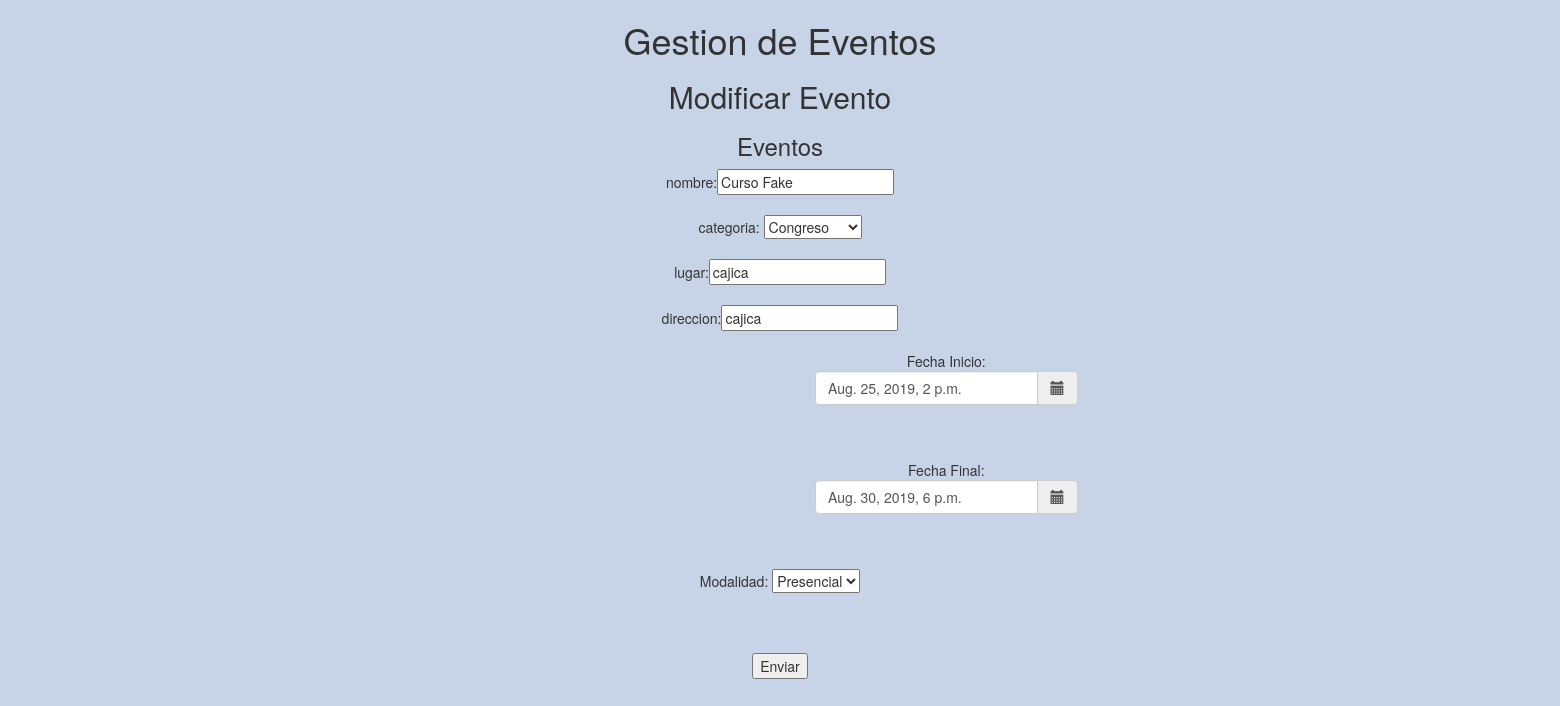
Screenshot of /update/7 with the database file from the repository.
### eventos/models.py (models this page shows)
class Event(models.Model):
    person = models.ForeignKey(User, on_delete=models.CASCADE, related_name="User")
    name = models.CharField(max_length=200)
    category=models.ForeignKey(Category, on_delete=models.CASCADE)
    place= models.CharField(max_length=200)
    address= models.CharField(max_length=200)
    creation_date=models.DateTimeField(default=timezone.now)
    start_date=models.DateTimeField()
    finish_date=models.DateTimeField()
    type=models.ForeignKey(Type, on_delete=models.CASCADE)

class Category(models.Model):
    name=models.CharField(max_length=300)

class Type(models.Model):
    name= models.CharField(max_length=200)

### eventos/views.py (the view)
# urls.py: path('update/<str:id_ev>', views.modifyEvent),
@csrf_exempt
def modifyEvent(request,id_ev):
    print("modifyEventId "+ id_ev)
    _event=models.Event.objects.get(pk=id_ev)
    print("eventView: " + str(_event))
    _categories=models.Category.objects.all()
    _type= models.Type.objects.all()
    context={"event":_event, 'categories':_categories, 'types':_type}
    return render(request, "modify.html", context)

### eventos/templates/modify.html (shortened to what this page needs)
<!DOCTYPE html>
<html lang="en" xmlns="http://www.w3.org/1999/html">
{% load static %}
<head>
    <link rel="stylesheet" href="https://use.fontawesome.com/releases/v5.6.3/css/all.css">
    <link rel="stylesheet" href="https://maxcdn.bootstrapcdn.com/bootstrap/3.3.5/css/bootstrap.min.css">
    <link rel="stylesheet" href="https://maxcdn.bootstrapcdn.com/bootstrap/3.3.5/css/bootstrap-theme.min.css">
    <link rel="stylesheet" href="https://cdnjs.cloudflare.com/ajax/libs/bootstrap-datetimepicker/4.17.37/css/bootstrap-datetimepicker.min.css" />
    <link rel="stylesheet" href="{% static "/css/main.css"%}">
</head>
<body>
<h1 style="text-align : center;">Gestion de Eventos</h1>
    <h2 style="text-align : center;">Modificar Evento</h2>
    <h3 style="text-align : center;">Eventos </h3>
      <form action="" style="text-align : center;" id="modifyEventForm">
        nombre:<input type="text" name="name" id="name" value="{{event.name}}">
        <br><br>
        categoria:
        <select id="category">
          {% for cat in categories %}
            <option value="{{cat.id}}" {% if cat.id == event.category.id %} selected {% endif %}>{{cat.name}}</option>
          {% endfor %}
        </select>
        <br><br>
        lugar:<input type="text" name="place" id="place" value="{{event.place}}">
        <br><br>
        direccion:<input type="text" name="address" id="address" value={{event.address}}>
        <br><br>
        <div class="container">
                <div class="row">
                    <div class="col-md-3">
                        <div class="form-group">
                            Fecha Inicio:<div class='input-group date' id='datetimepicker1'>
                                <input type='text' class="form-control" value="{{event.start_date}}"/>
                                <span class="input-group-addon">
                                    <span class="glyphicon glyphicon-calendar"></span>
                                </span>
                            </div>
                        </div>
                    </div>
                </div>
          </div>
        <br><br>
        <div class="container">
                <div class="row">
                    <div class="col-md-3">
                        <div class="form-group">
                            Fecha Final:<div class='input-group date' id='datetimepicker2'>
                                <input type='text' class="form-control" value="{{ event.finish_date }}"/>
                                <span class="input-group-addon">
                                    <span class="glyphicon glyphicon-calendar"></span>
                                </span>
                            </div>
                        </div>
                    </div>
                </div>
          </div>
        <br><br>
        Modalidad:
        <select id="eventType" value={{event.type.id}}>
          {% for t in types %}
            <option value="{{t.id}}" {% if t.id == event.type.id %} selected {% endif %}>{{t.name}}</option>
          {% endfor %}
        </select>
        <br><br>
        <br><br>
        <input type="submit" value="Enviar"><br><br>
       </form>
</body>
</html>

### static/css/main.css (style rules this page uses)
body { background-color: #c7d4e8; }
.container { margin: 0 800px; }

### rows the page displays
Event: name "Curso Fake", category.name "Congreso", place "cajica", address "cajica", start_date "Aug. 25, 2019, 2 p.m.", finish_date "Aug. 30, 2019, 6 p.m.", type.name "Presencial"
